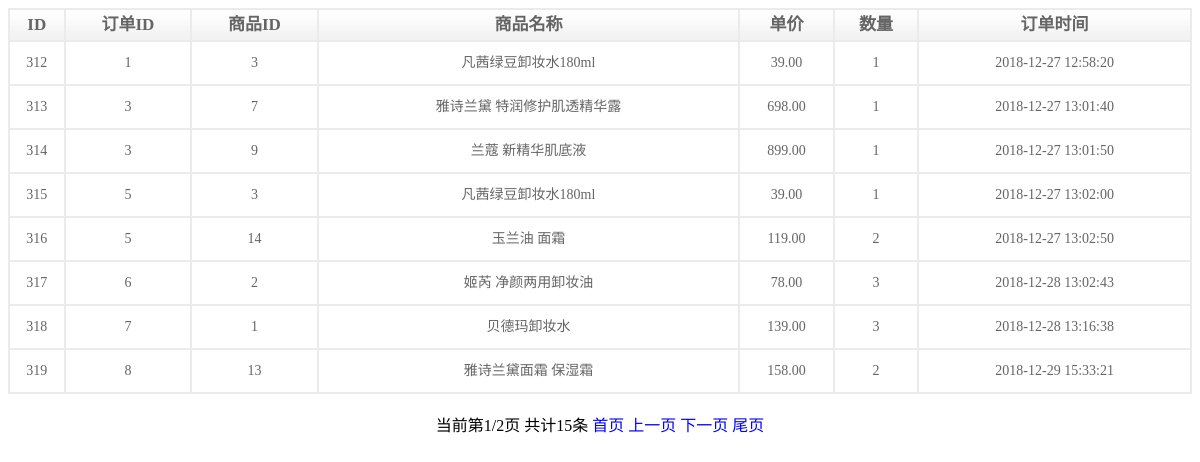
The page /admin/orders/details.php on the database its author committed.
### tables this page shows
CREATE TABLE IF NOT EXISTS `detail` (
  `id` int(10) unsigned NOT NULL AUTO_INCREMENT,
  `orderid` int(10) unsigned DEFAULT NULL,
  `goodsid` int(10) unsigned DEFAULT NULL,
  `name` varchar(32) DEFAULT NULL,
  `price` double(6,2) DEFAULT NULL,
  `num` int(10) unsigned DEFAULT NULL,
  `addtime` int(11) DEFAULT NULL,
  PRIMARY KEY (`id`)
);

### public/Model.class.php (called while the page is built, shortened)
 <?php
class Model
{
	protected $link;
	protected $tableName;
	protected $limit = null;
	public function __construct($tableName)
	{
		$this->link = @mysqli_connect(HOST,USER,PASS,DBNAME) or die("数据库连接失败");
		mysqli_set_charset($this->link,"utf8");
		$this->tableName = $tableName;
		$this->loadFields();
	}
	private function loadFields()
	{
		$sql = "desc {$this->tableName}";
		$result = mysqli_query($this->link,$sql);
		while($row = mysqli_fetch_assoc($result)){
			$this->fields[] = $row['Field'];
			if($row['Key']=="PRI"){
				$this->pk = $row['Field'];
			}
		}
	}
	public function total()
	{
		$sql = "select count(*) from {$this->tableName}";
		$result = mysqli_query($this->link,$sql);
		$res = mysqli_fetch_row($result);
		return $res[0];
	}
	public function select()
	{
		$sql = "select * from {$this->tableName}";
		if(!empty($this->limit)){
			$sql .= " limit ".$this->limit;
		}
		$result = mysqli_query($this->link,$sql);
		$list = mysqli_fetch_all($result,MYSQLI_ASSOC);
		$this->limit = null;
		return $list;
	}
	public function limit($m,$n=0)
	{
		if($n==0){
			$this->limit = $m;
		}else{
			$this->limit = $m.",".$n;
		}
		return $this;
	}
}

### admin/orders/details.php (the view, shortened to what this page needs)
 <!doctype html>
<html>
<head>
</head>
<body>
	<center>
		<table class="table" width="100%">
			<tr>
				<th>ID</th>
				<th>订单ID</th>
				<th>商品ID</th>
				<th>商品名称</th>
				<th>单价</th>
				<th>数量</th>
				<th>订单时间</th>
			</tr>
			<?php
			require("../../public/Model.class.php");
			require("../../public/Page.class.php");
			$mod = new Model("detail");
			$total = $mod->total();
			$page = new Page($total,8);
			$list = $mod->limit($page->limit())->select();
			foreach ($list as $detail) {
				echo "<tr>";
				echo "<td>{$detail['id']}</td>";
				echo "<td>{$detail['orderid']}</td>";
				echo "<td>{$detail['goodsid']}</td>";
				echo "<td>{$detail['name']}</td>";
				echo "<td>{$detail['price']}</td>";
				echo "<td>{$detail['num']}</td>";
				echo "<td>".date("Y-m-d H:i:s",$detail['addtime'])."</td>";
			}
			?>
		</table>
		<br>
		<?php echo $page->show();?>
	</center>
</body>
</html>

### admin/orders/details.php (style rules this page uses)
.table { font-size:14px; font-family:宋体; text-align: center; line-height: 40px; border-spacing:0; border-left:1px solid #EBEBEB; border-right:1px solid #EBEBEB; border-bottom:1px solid #EBEBEB; border-top:1px solid #EBEBEB; color: #656565; }
th,td { border:1px solid #EBEBEB; }
th { line-height: 28px; font-size:17px; font-family:幼体; background: rgba(0, 0, 0, 0) url("../include/images/list_bg.jpg") repeat-x scroll 0 0; }

### rows shown on the page
detail: id "312", orderid "1", goodsid "3", name "凡茜绿豆卸妆水180ml", price "39.00", num "1", addtime "2018-12-27 12:58:20"
detail: id "313", orderid "3", goodsid "7", name "雅诗兰黛 特润修护肌透精华露", price "698.00", num "1", addtime "2018-12-27 13:01:40"
detail: id "314", orderid "3", goodsid "9", name "兰蔻 新精华肌底液", price "899.00", num "1", addtime "2018-12-27 13:01:50"
detail: id "315", orderid "5", goodsid "3", name "凡茜绿豆卸妆水180ml", price "39.00", num "1", addtime "2018-12-27 13:02:00"
detail: id "316", orderid "5", goodsid "14", name "玉兰油 面霜", price "119.00", num "2", addtime "2018-12-27 13:02:50"
detail: id "317", orderid "6", goodsid "2", name "姬芮 净颜两用卸妆油", price "78.00", num "3", addtime "2018-12-28 13:02:43"
detail: id "318", orderid "7", goodsid "1", name "贝德玛卸妆水", price "139.00", num "3", addtime "2018-12-28 13:16:38"
detail: id "319", orderid "8", goodsid "13", name "雅诗兰黛面霜 保湿霜", price "158.00", num "2", addtime "2018-12-29 15:33:21"

### other values the page prints
$page->show() "当前第1/2页 共计15条"
